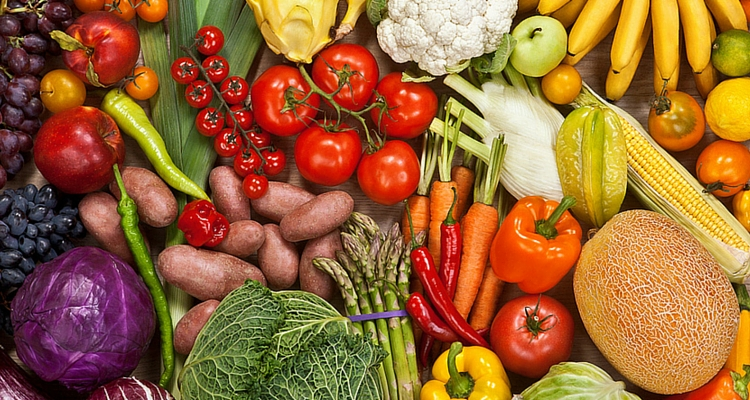
#> input picture Laboratorio 2/NoyaCabrera.jpg, 750 x 400 px
$ python lab2p2.py   (older library calls are emulated)
#> lines starting #> are read from the running program, lines starting #| are printed output that depends on the picture
import cv2
import numpy as np
from scipy import ndimage
from matplotlib import pyplot as plt

fileName = 'NoyaCabrera.jpg'

#suavizado a y b

image = cv2.imread(fileName)
#> image is the input picture: shape (400, 750, 3); mean B, G, R 52.5, 100.6, 152.2
image = cv2.cvtColor(image, cv2.COLOR_BGR2RGB)
dimension = 5

kernel = np.ones((dimension, dimension), np.float32) / (dimension * dimension)
dst = cv2.filter2D(image, -1, kernel)
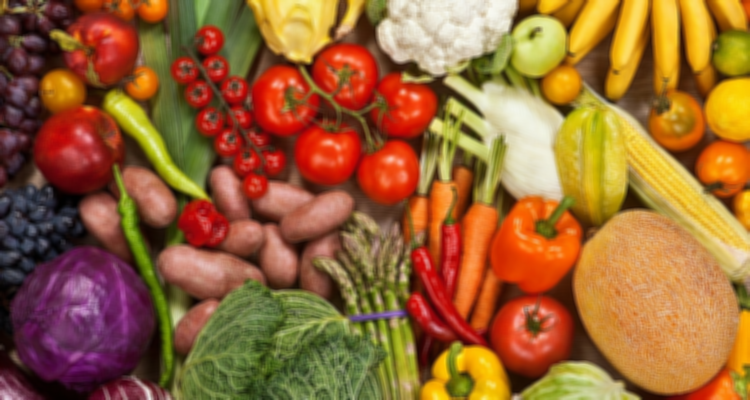
#> dst: shape (400, 750, 3); mean R, G, B 152.2, 100.6, 52.5
plt.figure()
plt.imshow(image), plt.title('Original')
plt.figure()
plt.imshow(dst), plt.title('Promedio')

# Perfilado c
#imagen=cv2.imread('Pirata.tif')

kernelp = np.ones((3, 3), np.float32) * (-1)
kernelp[1,1] = 8
imagenp = cv2.filter2D(image, -1, kernelp)
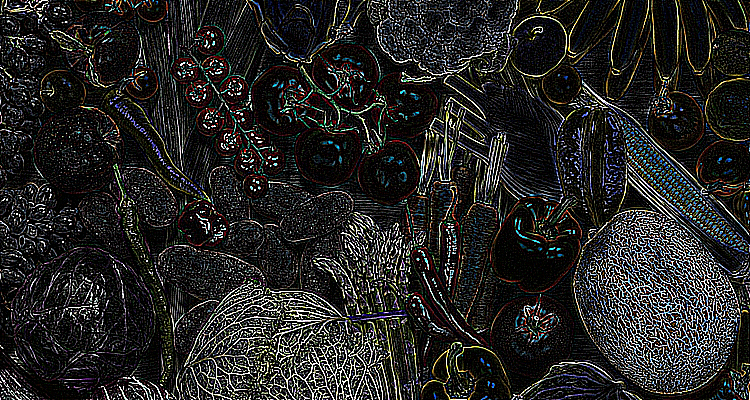
#> imagenp: shape (400, 750, 3); mean R, G, B 37.6, 37.4, 36.2
plt.figure()
plt.imshow(image), plt.title('Original')
plt.figure()
plt.imshow(imagenp), plt.title('Perfilado')
plt.figure()
plt.imshow(imagenp + image), plt.title('Imagen + perfilado')


#Filtro gaussiano d

gaussian = cv2.GaussianBlur(image, (dimension, dimension), 0)
plt.figure()
plt.imshow(image), plt.title('Original')
plt.figure()
plt.imshow(gaussian), plt.title('Filtro gaussiano')

#Parte e

gaussian = cv2.GaussianBlur(image, (dimension, dimension), 0)
laplacian = cv2.Laplacian(image, cv2.CV_8U)
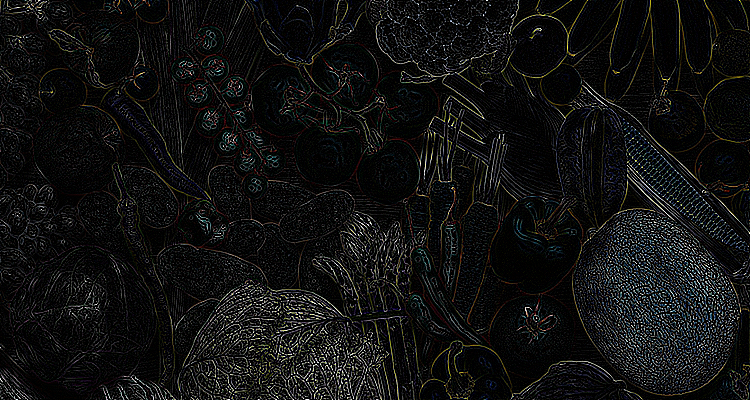
#> laplacian: shape (400, 750, 3); mean R, G, B 16.9, 17.2, 16.8
laplacianGaussian = cv2.Laplacian(gaussian, cv2.CV_8U)
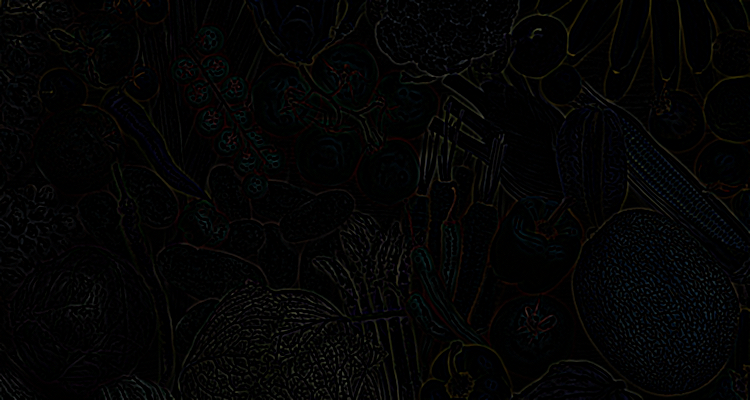
#> laplacianGaussian: shape (400, 750, 3); mean R, G, B 3.7, 3.8, 3.7

sobelx = cv2.Sobel(image,cv2.CV_8U, 1, 0, ksize = 3)
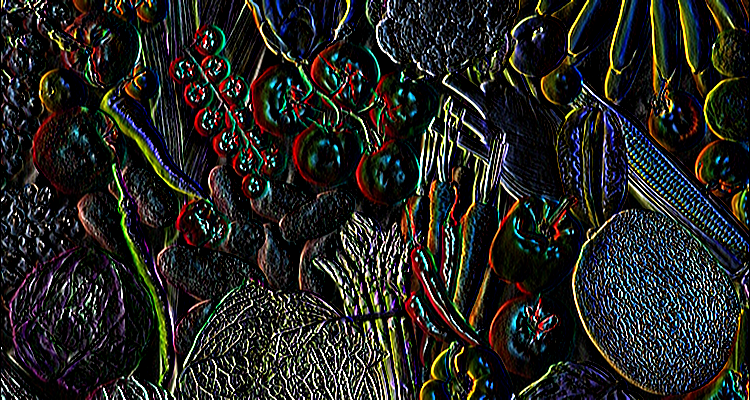
#> sobelx: shape (400, 750, 3); mean R, G, B 37.1, 37, 33.9
sobely = cv2.Sobel(image,cv2.CV_8U, 0, 1, ksize = 3)
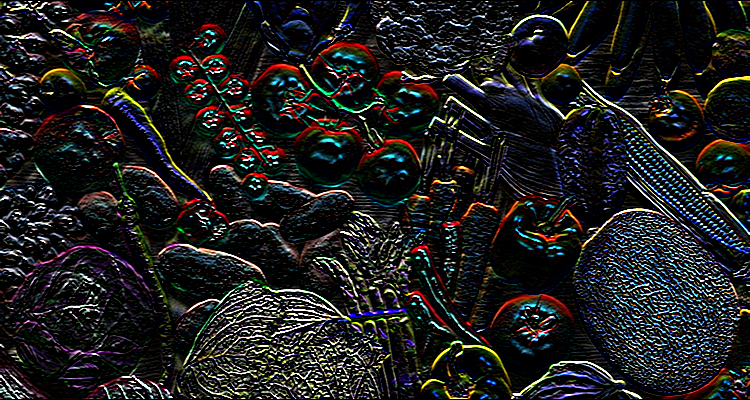
#> sobely: shape (400, 750, 3); mean R, G, B 31.2, 31.2, 30.7
plt.figure()
plt.imshow(image, cmap = 'gray'), plt.title('Original')
plt.figure()
plt.imshow(laplacian, cmap = 'gray'), plt.title('Laplaciano')
plt.figure()
plt.imshow(sobelx, cmap = 'gray'), plt.title('Sobel X')
plt.figure()
plt.imshow(sobely, cmap = 'gray'), plt.title('Sobel Y')
plt.figure()
plt.imshow(laplacianGaussian, cmap = 'gray'), plt.title('Laplaciano del gaussiano')

plt.show()
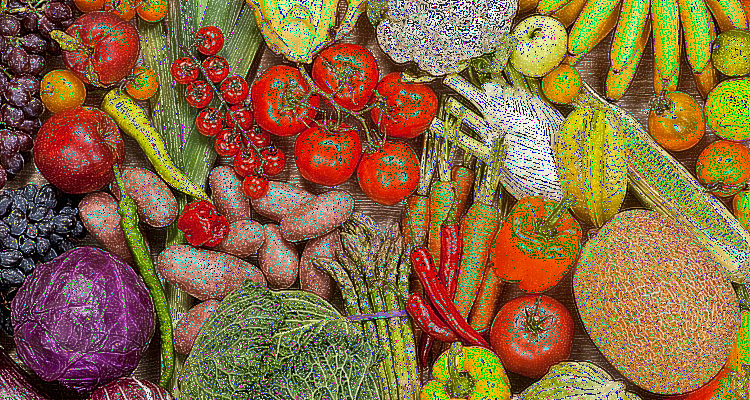
#> shown: shape (400, 750, 3); mean R, G, B 136.4, 103.7, 65.5

$ run again, with Laboratorio 2/tornado.jpg copied over Laboratorio 2/NoyaCabrera.jpg
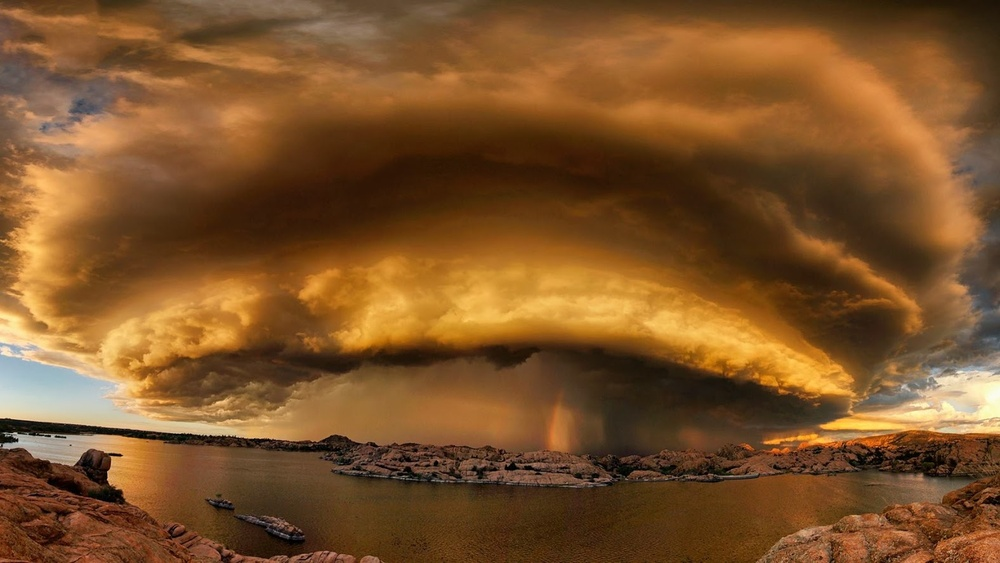
#> input picture Laboratorio 2/tornado.jpg, 1000 x 563 px, shrunk from 1576 x 887 before the run
#> image is the input picture: shape (563, 1000, 3); mean B, G, R 41.5, 83.1, 125.1
#> `sobely = cv2.Sobel(image,cv2.CV_8U, 0, 1, ksize = 3)`:
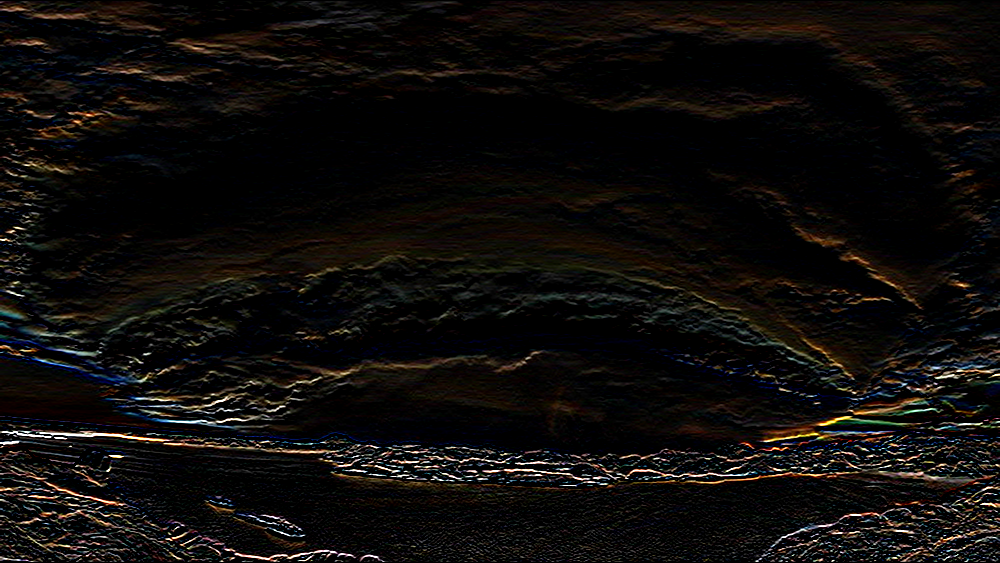
#> sobely: shape (563, 1000, 3); mean R, G, B 14.6, 12.2, 10.6
#> `plt.show()`:
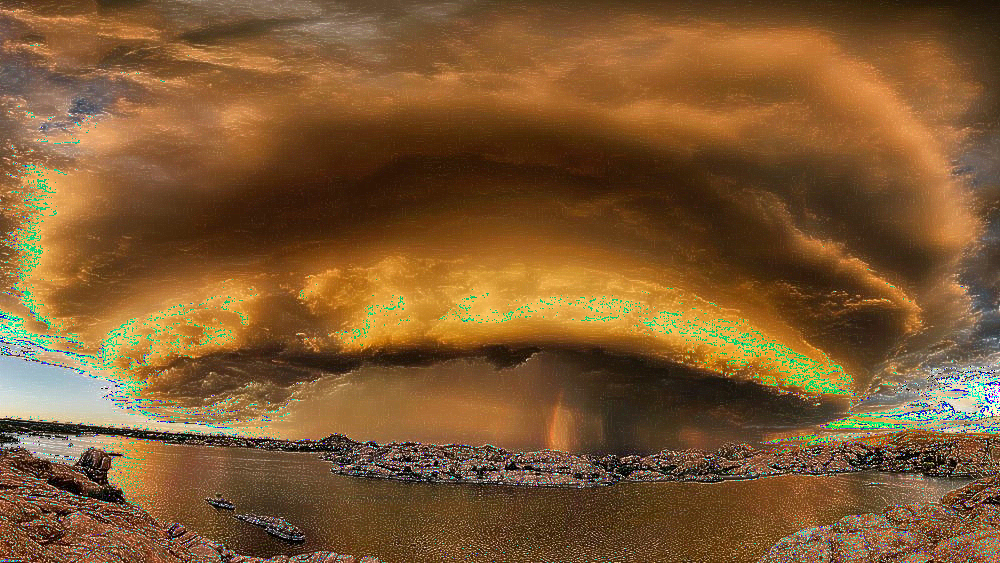
#> shown: shape (563, 1000, 3); mean R, G, B 126.7, 89.6, 49.5
